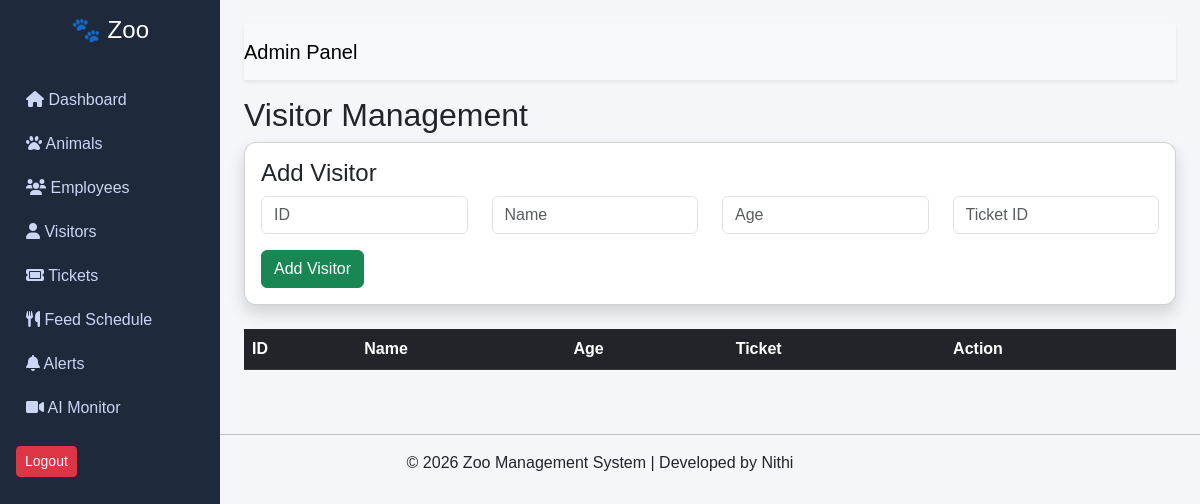
Before: /visitors (signed in) with the older database file.
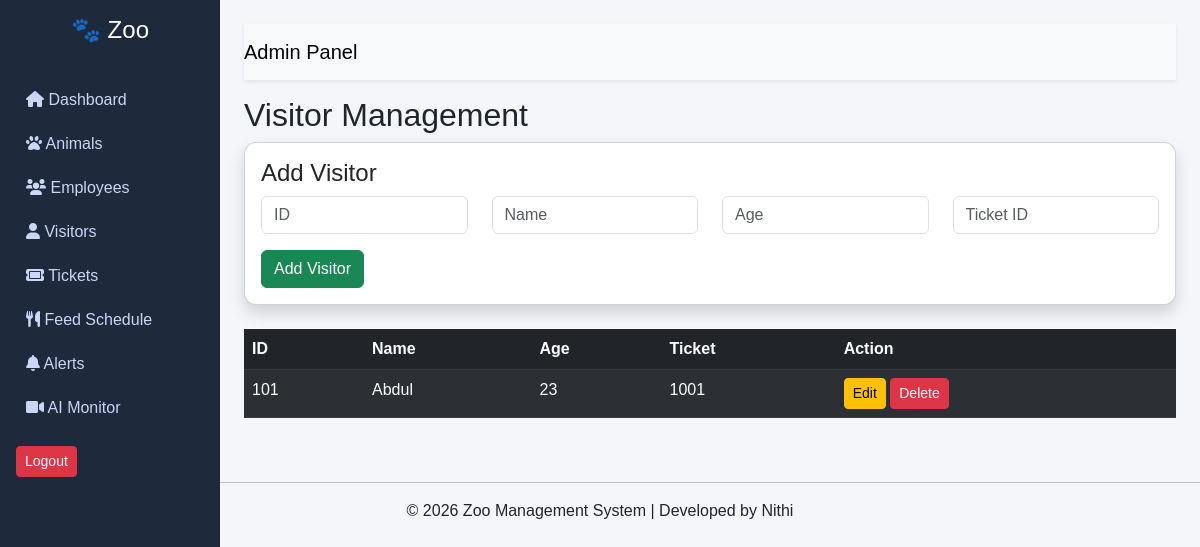
After: the same page with the newer database file.
### tables this page shows
CREATE TABLE visitors (
            visitor_id TEXT PRIMARY KEY,
            name TEXT,
            age INTEGER,
            ticket_id TEXT
        );

### app.py (the view, shortened to what this page needs)
@app.route('/visitors', methods=['GET', 'POST'])
def visitors():
    if 'user' not in session:
        return redirect('/login')
    data = zoo_db.get_visitors()
    return render_template('view_visitors.html', visitors=data)

### zoo_database.py (called while the page is built)
    def get_visitors(self):
        self.cursor.execute("SELECT * FROM visitors")
        return self.cursor.fetchall()

### templates/view_visitors.html
{% extends "base.html" %}
{% block content %}
<h2>Visitor Management</h2>
<div class="card p-3 shadow mb-4">
    <h4>Add Visitor</h4>
    <form method="POST">
        <div class="row">
            <div class="col-md-3">
                <input type="text" name="visitor_id" class="form-control" placeholder="ID" required>
            </div>
            <div class="col-md-3">
                <input type="text" name="name" class="form-control" placeholder="Name" required>
            </div>
            <div class="col-md-3">
                <input type="number" name="age" class="form-control" placeholder="Age" required>
            </div>
            <div class="col-md-3">
                <input type="text" name="ticket_id" class="form-control" placeholder="Ticket ID" required>
            </div>
        </div>
        <button class="btn btn-success mt-3">Add Visitor</button>
    </form>
</div>
<table class="table table-dark table-striped">
    <thead>
        <tr>
            <th>ID</th>
            <th>Name</th>
            <th>Age</th>
            <th>Ticket</th>
            <th>Action</th>
        </tr>
    </thead>
    <tbody>
        {% for v in visitors %}
        <tr>
            <td>{{ v[0] }}</td>
            <td>{{ v[1] }}</td>
            <td>{{ v[2] }}</td>
            <td>{{ v[3] }}</td>
            <td>
                <a href="/edit_visitor/{{ v[0] }}" class="btn btn-warning btn-sm">Edit</a>
                 <a href="/delete_visitor/{{ v[0] }}"
                    class="btn btn-danger btn-sm"
                    onclick="return confirm('Delete this visitor?');">
                    Delete
                </a>
            </td>
        </tr>
        {% endfor %}
    </tbody>
</table>
{% endblock %}

Changed rows visible on the page:
added visitors: visitor_id "101", name "Abdul", age "23", ticket "1001"
